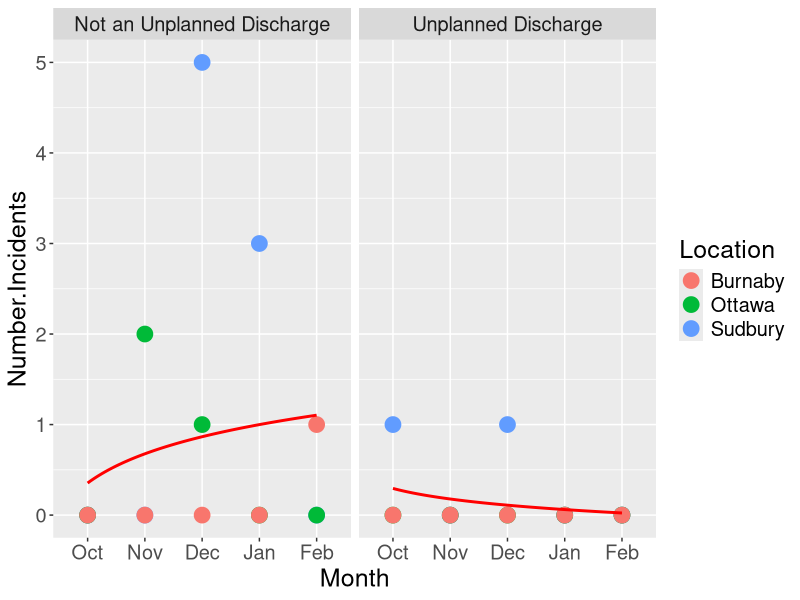

Here is the R script that generated this plot:
library(ggplot2)
library(reshape2)
library(plyr)
Location = c('Sudbury','Sudbury', 'Ottawa', 'Ottawa', 'Burnaby', 'Burnaby')
Classification = c('Unplanned Discharge', 'Not an Unplanned Discharge', 
                   'Unplanned Discharge', 'Not an Unplanned Discharge', 'Unplanned Discharge', 'Not an Unplanned Discharge')
Oct = c(1,0,0,0,0,0)
Nov = c(0,0,0,2,0,0)
Dec = c(1,5,0,1,0,0)
Jan = c(0,3,0,0,0,0)
Feb = c(0,0,0,0,0,1)
rdata<-data.frame(Location, Classification,Oct,Nov,Dec,Jan,Feb)
rdata<-melt(rdata, id.vars=c("Location", "Classification"))
names(rdata)<-c("Location","Classification", "Month", "Number.Incidents")
plotrdata<-ggplot(rdata, aes(y=Number.Incidents, x=Month, color=Location))+
  geom_point(size=5)+
  geom_smooth(aes(group=1), method="lm", formula = y~log(x), se=FALSE, color="red")+
  facet_wrap(~Classification)+
  theme(text=element_text(size=18))
plotrdata

View(rdata)
